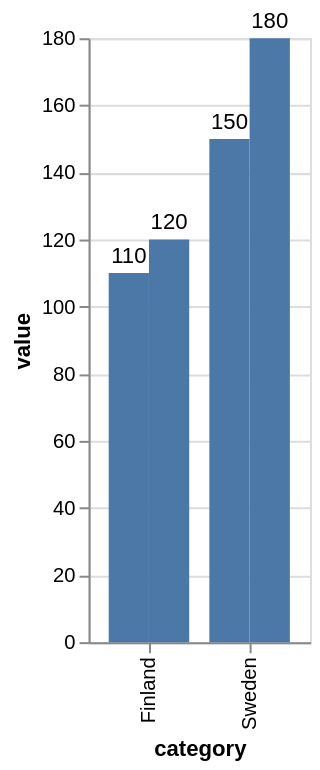

The specification (Vega-Lite) saved for this image:
### Vega-Lite specification from a JSON file in a GitHub repository (floating-point values rounded to 4 significant figures)
{"data": {"values": [{"category": "Finland", "value": 110, "series": "Q2"}, {"category": "Sweden", "value": 150, "series": "Q2"}, {"category": "Finland", "value": 120, "series": "Q3"}, {"category": "Sweden", "value": 180, "series": "Q3"}]}, "encoding": {"x": {"field": "category", "type": "nominal", "sort": null}, "y": {"field": "value", "type": "quantitative", "stack": null}, "xOffset": {"field": "series", "sort": ["Q2", "Q3"]}}, "layer": [{"mark": {"type": "bar"}}, {"mark": {"type": "text", "baseline": "bottom", "dy": -3}, "encoding": {"text": {"field": "value", "type": "quantitative"}}}]}
